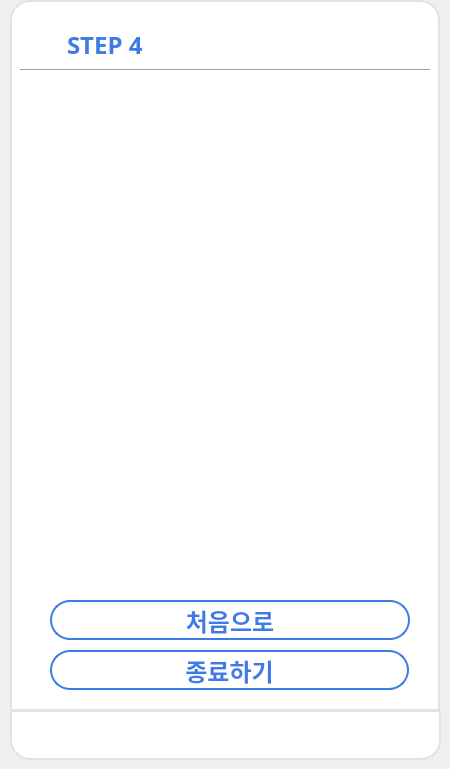
    <widget class="QWidget" name="page_9">
     <widget class="QPushButton" name="backBtn_step5">
      <property name="geometry">
       <rect>
        <x>30</x>
        <y>30</y>
        <width>30</width>
        <height>30</height>
       </rect>
      </property>
      <property name="cursor">
       <cursorShape>PointingHandCursor</cursorShape>
      </property>
      <property name="styleSheet">
       <string notr="true">QPushButton
{
	background-color: rgb(255,255,255);
	border-radius: 8px;
}
QPushButton::hover
{
	background-color: #D3D3D3;
	border-radius: 8px;
}</string>
      </property>
      <property name="text">
       <string/>
      </property>
      <property name="icon">
       <iconset>
        <normaloff>icons8-back-48.png</normaloff>icons8-back-48.png</iconset>
      </property>
      <property name="iconSize">
       <size>
        <width>30</width>
        <height>30</height>
       </size>
      </property>
     </widget>
     <widget class="QLabel" name="label_43">
      <property name="geometry">
       <rect>
        <x>10</x>
        <y>0</y>
        <width>430</width>
        <height>711</height>
       </rect>
      </property>
      <property name="styleSheet">
       <string notr="true">background-color: rgb(255, 255, 255);
border-top-left-radius: 20px;
border-top-right-radius: 20px;
border: 2px solid #E2E2E2;</string>
      </property>
      <property name="text">
       <string/>
      </property>
     </widget>
     <widget class="Line" name="line_12">
      <property name="geometry">
       <rect>
        <x>20</x>
        <y>60</y>
        <width>410</width>
        <height>20</height>
       </rect>
      </property>
      <property name="styleSheet">
       <string notr="true">color: #E2E2E2;</string>
      </property>
      <property name="orientation">
       <enum>Qt::Horizontal</enum>
      </property>
     </widget>
     <widget class="QLabel" name="label_9">
      <property name="geometry">
       <rect>
        <x>67</x>
        <y>30</y>
        <width>100</width>
        <height>30</height>
       </rect>
      </property>
      <property name="font">
       <font>
        <family>나눔스퀘어 Bold</family>
        <pointsize>18</pointsize>
        <weight>75</weight>
        <bold>true</bold>
       </font>
      </property>
      <property name="styleSheet">
       <string notr="true">color: #3D7BE6;</string>
      </property>
      <property name="text">
       <string>STEP 4</string>
      </property>
     </widget>
     <widget class="QLabel" name="label_53">
      <property name="geometry">
       <rect>
        <x>10</x>
        <y>710</y>
        <width>431</width>
        <height>50</height>
       </rect>
      </property>
      <property name="styleSheet">
       <string notr="true">background-color: white;
border-bottom-left-radius: 20px;
border-bottom-right-radius: 20px;
border: 2px solid #E2E2E2;</string>
      </property>
      <property name="text">
       <string/>
      </property>
     </widget>
     <widget class="QPushButton" name="startBtn_step5">
      <property name="geometry">
       <rect>
        <x>50</x>
        <y>600</y>
        <width>360</width>
        <height>40</height>
       </rect>
      </property>
      <property name="font">
       <font>
        <family>나눔스퀘어 Bold</family>
        <pointsize>18</pointsize>
        <weight>75</weight>
        <bold>true</bold>
       </font>
      </property>
      <property name="cursor">
       <cursorShape>PointingHandCursor</cursorShape>
      </property>
      <property name="styleSheet">
       <string notr="true">QPushButton
{
	color: #3D7BE6;
	background-color: white;
	border: 2px solid #3D7BE6;
	border-radius: 20px;
}
QPushButton::hover
{
	color: white;
	background-color: #3D7BE6;
	border-radius: 20px;
}
QPushButton::pressed
{
	color: white;
	background-color: rgb(58, 134, 255);
	border-radius: 20px;
}</string>
      </property>
      <property name="text">
       <string>처음으로</string>
      </property>
     </widget>
     <widget class="QPushButton" name="endBtn_step5">
      <property name="geometry">
       <rect>
        <x>50</x>
        <y>650</y>
        <width>359</width>
        <height>40</height>
       </rect>
      </property>
      <property name="font">
       <font>
        <family>나눔스퀘어 Bold</family>
        <pointsize>18</pointsize>
        <weight>75</weight>
        <bold>true</bold>
       </font>
      </property>
      <property name="cursor">
       <cursorShape>PointingHandCursor</cursorShape>
      </property>
      <property name="styleSheet">
       <string notr="true">QPushButton
{
	color: #3D7BE6;
	background-color: white;
	border: 2px solid #3D7BE6;
	border-radius: 20px;
}
QPushButton::hover
{
	color: white;
	background-color: #3D7BE6;
	border-radius: 20px;
}
QPushButton::pressed
{
	color: white;
	background-color: rgb(58, 134, 255);
	border-radius: 20px;
}</string>
      </property>
      <property name="text">
       <string>종료하기</string>
      </property>
     </widget>
     <widget class="QWidget" name="horizontalLayoutWidget_69">
      <property name="geometry">
       <rect>
        <x>340</x>
        <y>20</y>
        <width>86</width>
        <height>31</height>
       </rect>
      </property>
      <layout class="QHBoxLayout" name="horizontalLayout_70">
       <item>
        <widget class="QPushButton" name="minBtn_step5">
         <property name="cursor">
          <cursorShape>ArrowCursor</cursorShape>
         </property>
         <property name="styleSheet">
          <string notr="true">QPushButton
{
	background-color: rgb(255,255,255);
	border-radius: 8px;
}
QPushButton::hover
{
	background-color: #D3D3D3;
	border-radius: 8px;
}</string>
         </property>
         <property name="text">
          <string/>
         </property>
         <property name="icon">
          <iconset>
           <normaloff>minus.png</normaloff>minus.png</iconset>
         </property>
        </widget>
       </item>
       <item>
        <widget class="QPushButton" name="maxBtn_step5">
         <property name="styleSheet">
          <string notr="true">QPushButton
{
	background-color: rgb(255,255,255);
	border-radius: 8px;
}
QPushButton::hover
{
	background-color: #D3D3D3;
	border-radius: 8px;
}</string>
         </property>
         <property name="text">
          <string/>
         </property>
         <property name="icon">
          <iconset>
           <normaloff>maximize-window-icon-17.jpg</normaloff>maximize-window-icon-17.jpg</iconset>
         </property>
        </widget>
       </item>
       <item>
        <widget class="QPushButton" name="exitBtn_step5">
         <property name="cursor">
          <cursorShape>ArrowCursor</cursorShape>
         </property>
         <property name="styleSheet">
          <string notr="true">QPushButton
{
	background-color: rgb(255,255,255);
	border-radius: 8px;
}
QPushButton::hover
{
	background-color: #D3D3D3;
	border-radius: 8px;
}</string>
         </property>
         <property name="text">
          <string/>
         </property>
         <property name="icon">
          <iconset>
           <normaloff>close.png</normaloff>close.png</iconset>
         </property>
        </widget>
       </item>
      </layout>
     </widget>
     <widget class="QWidget" name="horizontalLayoutWidget_70">
      <property name="geometry">
       <rect>
        <x>14</x>
        <y>713</y>
        <width>421</width>
        <height>41</height>
       </rect>
      </property>
      <layout class="QHBoxLayout" name="horizontalLayout_33">
       <item>
        <widget class="QPushButton" name="homeBtn_step5">
         <property name="cursor">
          <cursorShape>ArrowCursor</cursorShape>
         </property>
         <property name="styleSheet">
          <string notr="true">QPushButton
{
	background-color: rgb(255,255,255);
	border-radius: 8px;
}
QPushButton::hover
{
	background-color: #D3D3D3;
	border-radius: 8px;
}</string>
         </property>
         <property name="text">
          <string/>
         </property>
         <property name="icon">
          <iconset>
           <normaloff>house.png</normaloff>house.png</iconset>
         </property>
         <property name="iconSize">
          <size>
           <width>30</width>
           <height>30</height>
          </size>
         </property>
        </widget>
       </item>
       <item>
        <widget class="QPushButton" name="temp1Btn_step5">
         <property name="cursor">
          <cursorShape>ArrowCursor</cursorShape>
         </property>
         <property name="styleSheet">
          <string notr="true">QPushButton
{
	background-color: rgb(255,255,255);
	border-radius: 8px;
}
QPushButton::hover
{
	background-color: #D3D3D3;
	border-radius: 8px;
}</string>
         </property>
         <property name="text">
          <string/>
         </property>
         <property name="icon">
          <iconset>
           <normaloff>icons8-menu-30.png</normaloff>icons8-menu-30.png</iconset>
         </property>
         <property name="iconSize">
          <size>
           <width>30</width>
           <height>30</height>
          </size>
         </property>
        </widget>
       </item>
       <item>
        <widget class="QPushButton" name="downMenuBtn_step5">
         <property name="cursor">
          <cursorShape>ArrowCursor</cursorShape>
         </property>
         <property name="styleSheet">
          <string notr="true">QPushButton
{
	background-color: rgb(255,255,255);
	border-radius: 8px;
}
QPushButton::hover
{
	background-color: #D3D3D3;
	border-radius: 8px;
}</string>
         </property>
         <property name="text">
          <string/>
         </property>
         <property name="icon">
          <iconset>
           <normaloff>download (1).png</normaloff>download (1).png</iconset>
         </property>
         <property name="iconSize">
          <size>
           <width>30</width>
           <height>30</height>
          </size>
         </property>
        </widget>
       </item>
       <item>
        <widget class="QPushButton" name="internetBtn_step5">
         <property name="cursor">
          <cursorShape>ArrowCursor</cursorShape>
         </property>
         <property name="styleSheet">
          <string notr="true">QPushButton
{
	background-color: rgb(255,255,255);
	border-radius: 8px;
}
QPushButton::hover
{
	background-color: #D3D3D3;
	border-radius: 8px;
}</string>
         </property>
         <property name="text">
          <string/>
         </property>
         <property name="icon">
          <iconset>
           <normaloff>globe.png</normaloff>globe.png</iconset>
         </property>
         <property name="iconSize">
          <size>
           <width>30</width>
           <height>30</height>
          </size>
         </property>
        </widget>
       </item>
      </layout>
     </widget>
     <zorder>label_53</zorder>
     <zorder>label_43</zorder>
     <zorder>backBtn_step5</zorder>
     <zorder>line_12</zorder>
     <zorder>label_9</zorder>
     <zorder>startBtn_step5</zorder>
     <zorder>endBtn_step5</zorder>
     <zorder>horizontalLayoutWidget_69</zorder>
     <zorder>horizontalLayoutWidget_70</zorder>
    </widget>
